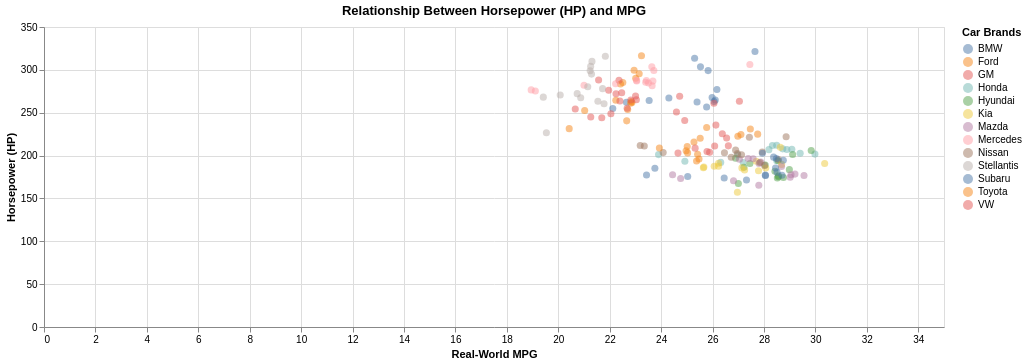

Notebook code cell kept with this figure:
### Markdown cell above
#### Step 2: Filtering Out Tesla Vehicles  

We remove Tesla from the dataset to analyze fuel economy without electric vehicles. This helps focus on traditional internal combustion engine (ICE) vehicles since EVs are naturally heavier due to their battery packs and get better gas mileage, too.

### Code cell
manufacturer_epa_df = manufacturer_epa_df[manufacturer_epa_df["Manufacturer"] != "Tesla"]

scatter_plot = alt.Chart(manufacturer_epa_df).mark_circle(size=50, opacity=0.5).encode(
    x=alt.X('Real-World MPG:Q', title="Real-World MPG"),
    y=alt.Y(
        'Horsepower (HP):Q', title="Horsepower (HP)"
    ),
    color=alt.Color('Manufacturer:N', title="Car Brands", legend=alt.Legend(title="Car Brands")),
    tooltip=[
        alt.Tooltip('Manufacturer:N', title="Car Brand"),
        alt.Tooltip('Model Year:O', title="Model Year"),
        alt.Tooltip('Weight (lbs):Q', title="Vehicle Weight (lbs)", format=".3f"),
        alt.Tooltip('Real-World MPG:Q', title="Real-World MPG", format=".3f")
    ]
)

scatter_plot = scatter_plot.properties(title="Relationship Between Horsepower (HP) and MPG", height=300, width=900)

scatter_plot

### Figure 1 — Vega-Lite specification as saved in the notebook (floating-point values rounded to 4 significant figures; data arrays with more than 128 entries replaced by an {"elided": "..."} marker saying what was removed)
{"config": {"view": {"continuousWidth": 300, "continuousHeight": 300}}, "data": {"name": "data-93115b9cb772d1f3ee9c5683324df419"}, "mark": {"type": "circle", "opacity": 0.5, "size": 50}, "encoding": {"color": {"field": "Manufacturer", "legend": {"title": "Car Brands"}, "title": "Car Brands", "type": "nominal"}, "tooltip": [{"field": "Manufacturer", "title": "Car Brand", "type": "nominal"}, {"field": "Model Year", "title": "Model Year", "type": "ordinal"}, {"field": "Weight (lbs)", "format": ".3f", "title": "Vehicle Weight (lbs)", "type": "quantitative"}, {"field": "Real-World MPG", "format": ".3f", "title": "Real-World MPG", "type": "quantitative"}], "x": {"field": "Real-World MPG", "title": "Real-World MPG", "type": "quantitative"}, "y": {"field": "Horsepower (HP)", "title": "Horsepower (HP)", "type": "quantitative"}}, "height": 300, "title": "Relationship Between Horsepower (HP) and MPG", "width": 900, "$schema": "https://vega.github.io/schema/vega-lite/v5.8.0.json", "datasets": {"data-93115b9cb772d1f3ee9c5683324df419": {"elided": "182 records"}}}
